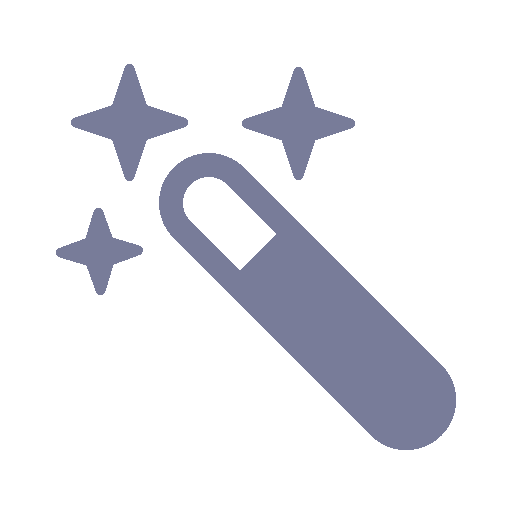
#> input picture Auto-Adjust.png, 512 x 512 px
$ python -i batch_reject.py   (imports and definitions only)
#> lines starting #> are read from the running program, lines starting #| are printed output that depends on the picture; after the words box and inside, x2 and y2 are one past the last pixel; in counts of white or black regions, pixels touching at a corner belong together
import math
import numpy as np
import cv2
from skimage.feature import peak_local_max

def dist_center(y, x, cx, cy):
    return math.sqrt( (x - cx)**2 + (y - cy)**2)
def band_reject_filter(image, W, n, noise_center):
    rows, cols = image.shape
    center_x, center_y = rows // 2, cols // 2

    D0 = np.sqrt((noise_center[0] - center_x)**2 + (noise_center[1] - center_y)**2)

    Y, X = np.ogrid[:rows, :cols]

    D = np.sqrt((Y - center_x)**2 + (X - center_y)**2)

    denom_term = (D * W) / ((D**2 - D0**2) + 1e-5)

    H = 1 / (1 + np.power(denom_term, 2 * n))

    return image * H
def find_noise_frequencies_band_reject(noisy_image, min_distance=20, W = 10, n = 2):
    if noisy_image.ndim == 3:
        hsv_image = cv2.cvtColor(noisy_image, cv2.COLOR_BGR2HSV)
        h, s, v = cv2.split(hsv_image)

        denoised_v = find_noise_frequencies_band_reject(v, min_distance, W, n)

        denoised_v = np.clip(denoised_v, 0, 255).astype(np.uint8)
        denoised_hsv = cv2.merge((h, s, denoised_v))
        return cv2.cvtColor(denoised_hsv, cv2.COLOR_HSV2BGR)
    fft_result = np.fft.fft2(noisy_image)
    fft_shifted = np.fft.fftshift(fft_result)

    mag_spec = np.abs(fft_shifted)
    mag_spec_copy = mag_spec.copy()

    imp_center = (mag_spec_copy.shape[0] // 2, mag_spec_copy.shape[1] // 2)
    mag_spec_copy[imp_center[0]-3:imp_center[0]+4, imp_center[1]-3:imp_center[1]+4] = 0
    threshold = np.mean(mag_spec_copy) + 2 * np.std(mag_spec_copy)
    peak_list = peak_local_max(mag_spec_copy, min_distance=min_distance, threshold_abs=threshold)
    for r, c in peak_list:
        fft_shifted = band_reject_filter(fft_shifted, W=W, n=n, noise_center=(r,c))
    result = np.fft.ifft2(np.fft.ifftshift(fft_shifted)).real
    return np.clip(result, 0, 255).astype(np.uint8)

>>> import cv2
>>> picture = cv2.imread('../Auto-Adjust.png')
#> picture is the input picture: shape (512, 512, 3); mean B, G, R 238.3, 233.6, 233
>>> result = find_noise_frequencies_band_reject(picture)
#> in find_noise_frequencies_band_reject, `hsv_image = cv2.cvtColor(noisy_image, cv2.COLOR_BGR2HSV)`: hsv_image: shape (512, 512, 3); mean H, S, V 18.9, 9, 238.3
#> in find_noise_frequencies_band_reject, `h, s, v = cv2.split(hsv_image)`:
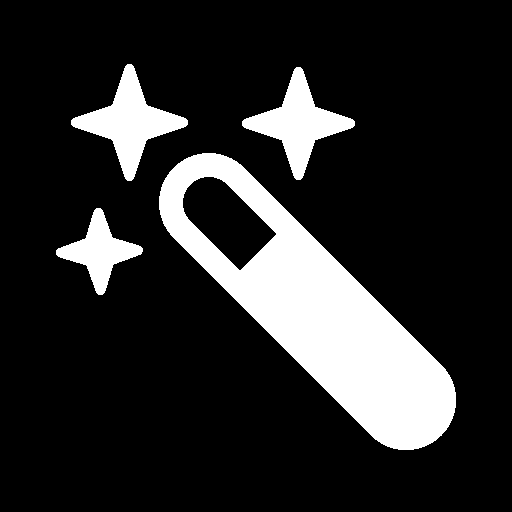
#> h: shape (512, 512); values 0 (black) and 116 (white), 16.3% white; 4 white regions, box (x1, y1, x2, y2) and area: (159, 153, 456, 450) 30992, (71, 64, 188, 181) 4653, (242, 67, 355, 180) 4377, (56, 208, 143, 295) 2782
#> call 2 of find_noise_frequencies_band_reject, with min_distance = 20, W = 10, n = 2
#> in find_noise_frequencies_band_reject (call 2), `mag_spec_copy[imp_center[0]-3:imp_center[0]+4, imp_center[1]-3:imp_cen..`:
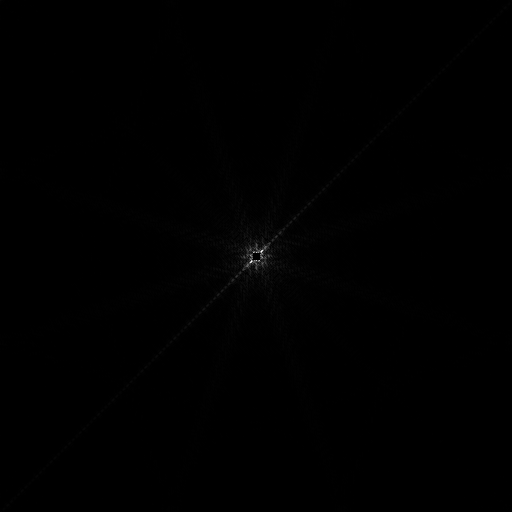
#> mag_spec_copy: shape (512, 512) float64; min 0, max 937515.5, mean 3080; drawn with min black and max white
#> in find_noise_frequencies_band_reject (call 2), `threshold = np.mean(mag_spec_copy) + 2 * np.std(mag_spec_copy)`: threshold = 26160
#> in find_noise_frequencies_band_reject (call 2), `peak_list = peak_local_max(mag_spec_copy, min_distance=min_distance, t..`: peak_list = [[251, 261], [98, 414], [414, 98]]
#> the loop in find_noise_frequencies_band_reject (call 2), `for r, c in peak_list:` made 3 passes
#> (r, c, D0 in band_reject_filter) on passes 1 to 3: (251, 261, 7.07), (98, 414, 223.4), (414, 98, 223.4)
#> pass 1, in band_reject_filter, `D = np.sqrt((Y - center_x)**2 + (X - center_y)**2)`:
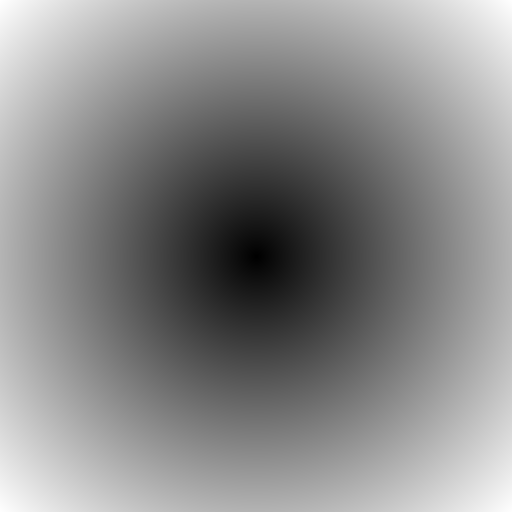
#> D: shape (512, 512) float64; min 0, max 362, mean 195.9; drawn with min black and max white
#> pass 1, in band_reject_filter, `H = 1 / (1 + np.power(denom_term, 2 * n))`:
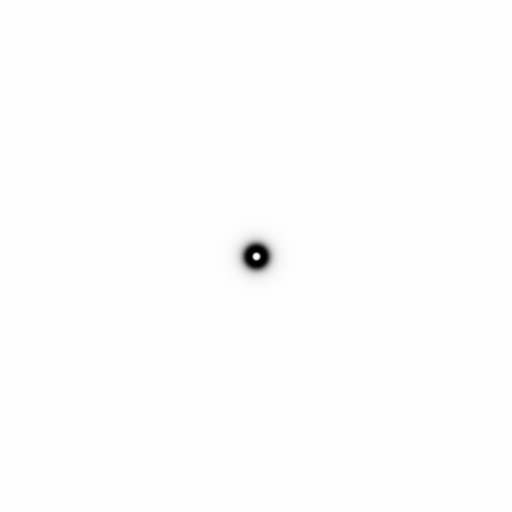
#> H: shape (512, 512) float64; min 4e-28, max 1, mean 0.997
#> in find_noise_frequencies_band_reject (call 2), `result = np.fft.ifft2(np.fft.ifftshift(fft_shifted)).real`:
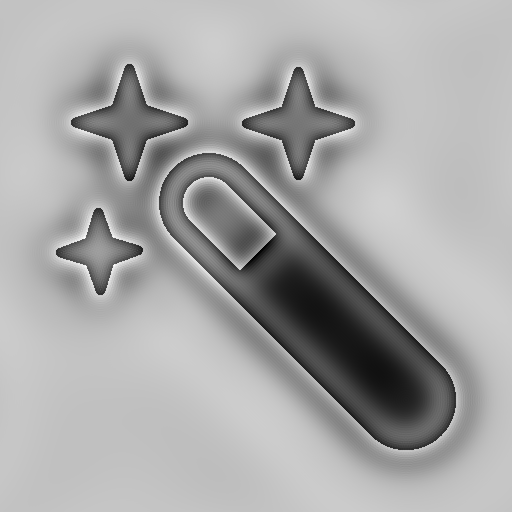
#> result: shape (512, 512) float64; min 133, max 293.5, mean 238.3; drawn with min black and max white
#> in find_noise_frequencies_band_reject (call 2), `return np.clip(result, 0, 255).astype(np.uint8)`:
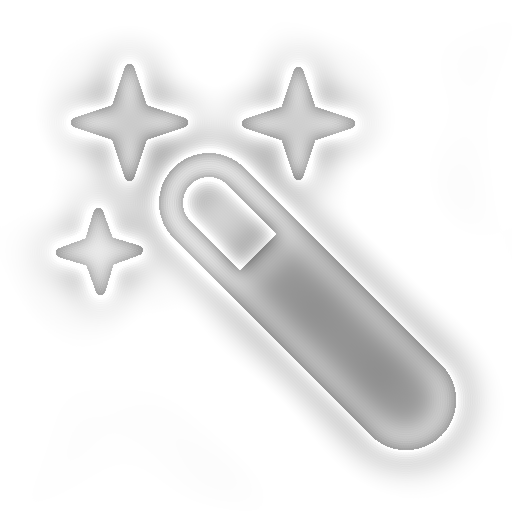
#> returned value: shape (512, 512); min 133, max 255, mean 236.8
#> in find_noise_frequencies_band_reject, `denoised_hsv = cv2.merge((h, s, denoised_v))`: denoised_hsv: shape (512, 512, 3); mean H, S, V 18.9, 9, 236.8
#> in find_noise_frequencies_band_reject, `return cv2.cvtColor(denoised_hsv, cv2.COLOR_HSV2BGR)`:
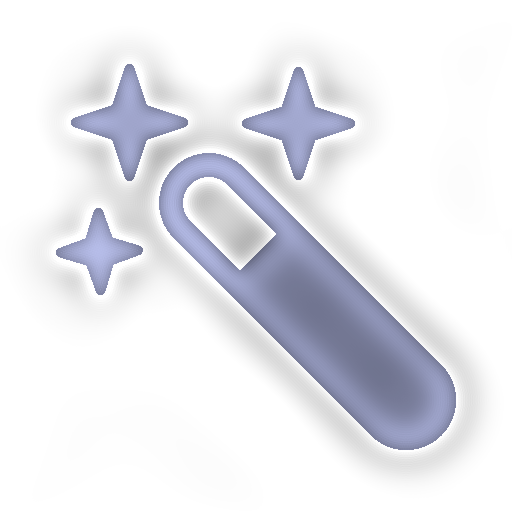
#> returned value: shape (512, 512, 3); mean B, G, R 236.8, 231.2, 230.4

$ run again, on Brightness.png
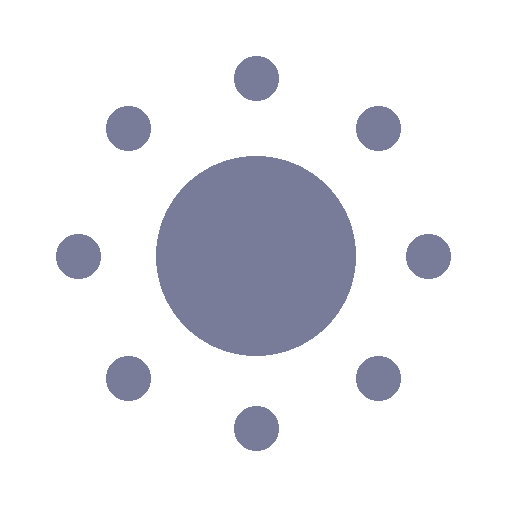
#> input picture Brightness.png, 512 x 512 px
#> picture is the input picture: shape (512, 512, 3); mean B, G, R 237.8, 232.9, 232.2
#> hsv_image: shape (512, 512, 3); mean H, S, V 19.6, 9.3, 237.8
#> in find_noise_frequencies_band_reject, `h, s, v = cv2.split(hsv_image)`:
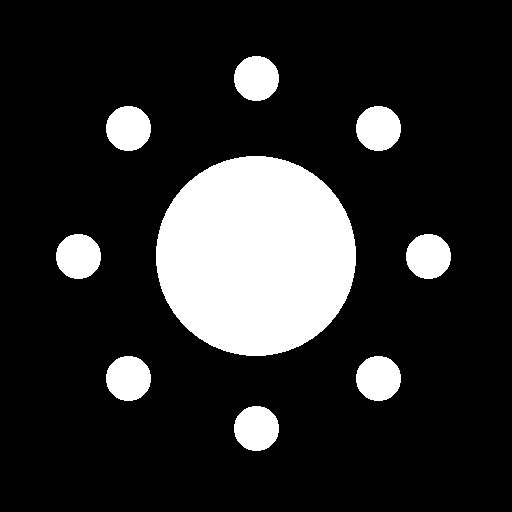
#> h: shape (512, 512); values 0 (black) and 116 (white), 16.9% white; 9 white regions, largest, box (x1, y1, x2, y2) and area: (156, 156, 356, 356) 31432, (234, 56, 279, 101) 1597, (106, 106, 151, 151) 1597
#> mag_spec_copy: shape (512, 512) float64; min 0, max 1212584.3, mean 3102.8
#> the loop in find_noise_frequencies_band_reject (call 2), `for r, c in peak_list:` made 1 pass
#> (r, c, rows in band_reject_filter, cols in band_reject_filter, center_x in band_reject_filter, center_y in band_reject_filter, D0 in band_reject_filter) on pass 1: (254, 260, 512, 512, 256, 256, 4.47)
#> denoised_hsv: shape (512, 512, 3); mean H, S, V 19.6, 9.3, 236.6
#> in find_noise_frequencies_band_reject, `return cv2.cvtColor(denoised_hsv, cv2.COLOR_HSV2BGR)`:
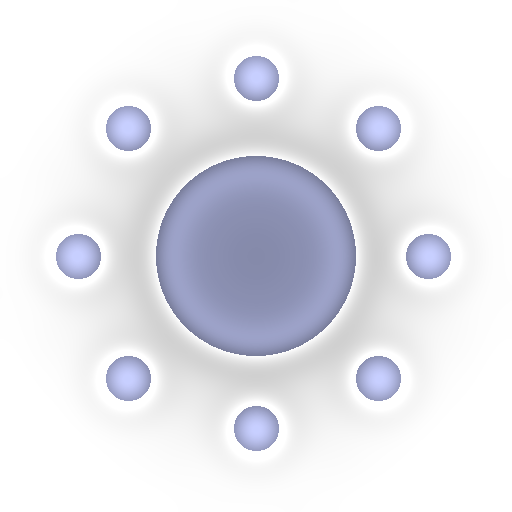
#> returned value: shape (512, 512, 3); mean B, G, R 236.6, 230.4, 229.4

$ run again, on Contrast.png
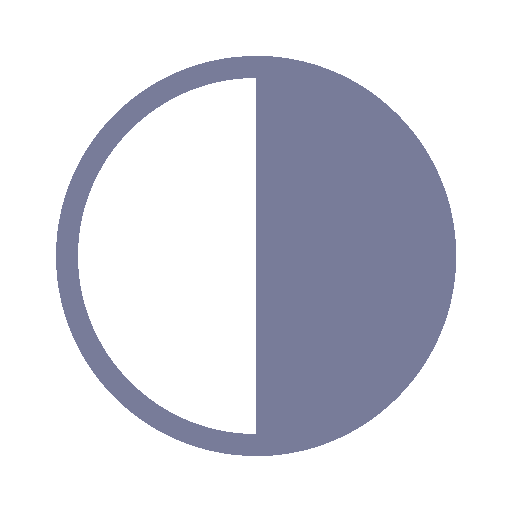
#> input picture Contrast.png, 512 x 512 px
#> picture is the input picture: shape (512, 512, 3); mean B, G, R 225.4, 217, 215.8
#> hsv_image: shape (512, 512, 3); mean H, S, V 33.7, 16, 225.4
#> in find_noise_frequencies_band_reject, `h, s, v = cv2.split(hsv_image)`:
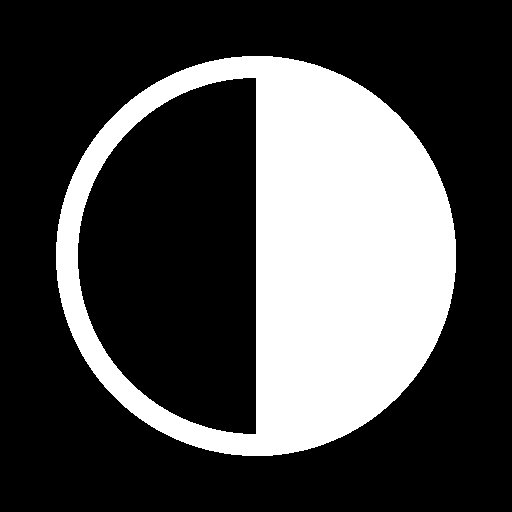
#> h: shape (512, 512); values 0 (black) and 116 (white), 29% white; 1 white region, box (x1, y1, x2, y2) and area: (56, 56, 456, 456) 76064
#> mag_spec_copy: shape (512, 512) float64; min 0, max 800978.6, mean 3521.3
#> the loop in find_noise_frequencies_band_reject (call 2), `for r, c in peak_list:` made 1 pass
#> (r, c, rows in band_reject_filter, cols in band_reject_filter, center_x in band_reject_filter, center_y in band_reject_filter, D0 in band_reject_filter) on pass 1: (256, 251, 512, 512, 256, 256, 5)
#> denoised_hsv: shape (512, 512, 3); mean H, S, V 33.7, 16, 223.8
#> in find_noise_frequencies_band_reject, `return cv2.cvtColor(denoised_hsv, cv2.COLOR_HSV2BGR)`:
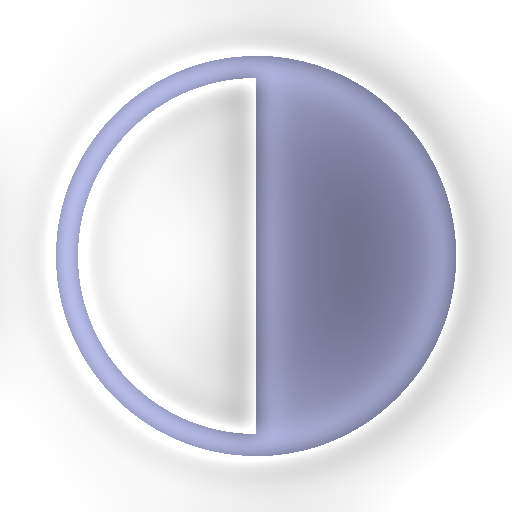
#> returned value: shape (512, 512, 3); mean B, G, R 223.8, 213.9, 212.4
